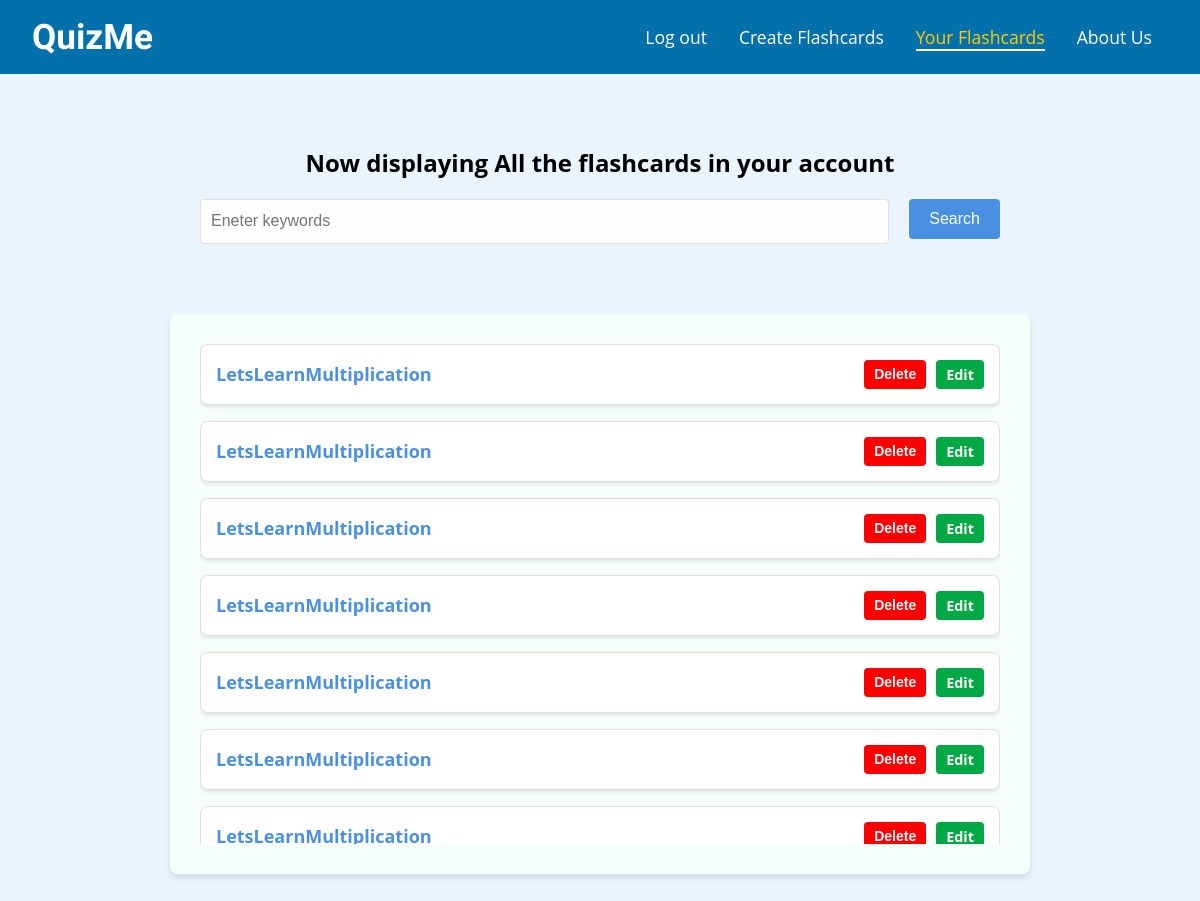
Screenshot of /your-flashcards (signed in) with the database file from the repository.
### app.py (models this page shows, shortened)
class FlashcardSet(db.Model):
    id = db.Column(db.Integer, primary_key=True)
    name = db.Column(db.String(100), nullable=False)
    user_id = db.Column(db.Integer, db.ForeignKey('user.id'), nullable=False)
    flashcards = db.relationship('Flashcard', backref='flashcard_set', lazy=True, cascade='all, delete-orphan')  # Add cascade option

### app.py (the view, shortened to what this page needs)
@app.route('/your-flashcards', methods=['GET', 'POST'])
def your_flashcards():
    if 'user_id' not in session:
        return render_template('login.html', error_message="Please log in to access your flashcards.")
    user_id = session['user_id']
    user = User.query.get(user_id)
    flashcard_sets = user.flashcards
    return render_template('your-flashcards.html', flashcard_sets=flashcard_sets)

### templates/your-flashcards.html (shortened to what this page needs)
<!DOCTYPE html>
<html lang="en">
<head>
  <link rel="stylesheet" href="{{ url_for('static', filename='css/style.css') }}">
</head>
<body>
  <header>
    <a href="{{ url_for('index') }}" class="logo-link">
      <div class="logo-container">
        <h1><b>QuizMe</b></h1>
      </div>
    </a>
    <nav>
    <div class="nav-container">
      <ul class="nav-links">
        <li><a href="{{ url_for('index') }}">Log out</a></li>
        <li><a href="{{ url_for('get_started') }}">Create Flashcards</a></li>
        <li><a href="{{ url_for('your_flashcards') }}" class="active">Your Flashcards</a></li>
        <li><a href="{{ url_for('about_us') }}">About Us</a></li>
      </ul>
    </div>
  </nav>
</header>
<br>
  <section class="hero_your_flashcards">
    <h1 class="subtitle_your_flashcards">Now displaying All the flashcards in your account</h1>
    <form id="searchForm" action="{{ url_for('search_flashcard_sets') }}" method="POST">
      <input type="text" id = "search" name="search_keywords" placeholder="Eneter keywords">
      <button type="submit" id="submit-button">Search</button>
    </form>
    </section>
  <section class="displaying_flashcards_section">
    <div class="flashcard-list-container">
      <div class="flashcard-list" style="max-height: 500px; overflow-y: auto;">
        {% if flashcard_sets %}
          {% for flashcard_set in flashcard_sets %}
            <div class="flashcard-set-card">
                <a href="{{ url_for('single_flashcard', flashcard_set_name=flashcard_set.name) }}">{{ flashcard_set.name }}</a>
                <div class="side">
                <button class="delete_button" onclick="deleteFlashcardSet('{{ flashcard_set.name }}')">Delete</button>
                <a href="{{ url_for('edit_flashcard_set', flashcard_set_name=flashcard_set.name) }}" class="edit-button"><p id="edit"> Edit </p></a>
              </div>
            </div>
          {% endfor %}
        {% else %}
          <p id="subtitle_your_flashcards">No matching flashcard set was found</p>
        {% endif %}
      </div>
    </div>
  </section>
</body>
</html>

### static/css/style.css (style rules this page uses)
.logo-link { text-decoration: none; color: inherit; }
.logo-container { cursor: pointer; }
body { font-family: 'Open Sans', sans-serif; margin: 0; padding: 0; box-sizing: border-box; background-color: #e9f4fd; }
header { background-color: rgb(2, 112, 171); color: #fff; padding: 1rem 2rem; display: flex; justify-content: space-between; align-items: center; }
.logo-container h1 { margin: 0; font-size: 2.2rem; font-family: 'League Spartan', sans-serif; }
nav { display: flex; align-items: center; position: relative; }
.nav-container { display: flex; align-items: center; }
.nav-links { list-style: none; margin: 0; padding: 0; display: flex; margin-left: auto; }
.nav-links li { margin: 0 1rem; }
.nav-links a { color: #fff; text-decoration: none; font-size: 1.1rem; transition: color 0.3s; }
.nav-links a.active, .nav-links a:hover { border-bottom: 2px solid #fff; color: #ffcc00; }
:root { --primary-color: #4a90e2; --secondary-color: #f5f7fa; --text-color: #333; --border-color: #e0e0e0; }
p { margin-bottom: 15px; }
.hero_your_flashcards { max-width: 800px; margin: 0 auto; padding: 30px; }
.subtitle_your_flashcards { font-size: 24px; margin-bottom: 20px; text-align: center; }
#searchForm { display: flex; gap: 10px; margin-bottom: 20px; }
#search { flex-grow: 1; padding: 10px; height: 45px; border: 1px solid var(--border-color); border-radius: 4px; font-size: 16px; }
#submit-button { margin-left: 10px; height: 40px; box-sizing: border-box; background-color: var(--primary-color); color: #fff; border: none; padding: 10px 20px; font-size: 16px; border-radius: 4px; cursor: pointer; transition: background-color 0.3s ease; }
.delete_button, .edit-button { padding: 5px 10px; border: none; border-radius: 4px; cursor: pointer; font-size: 14px; transition: background-color 0.3s ease; }
.delete_button { background-color: red; color: #fff7f7; font-weight: bolder; }
.edit-button { background-color: #00a846; text-decoration: none; display: inline-block; color: #fff7f7; }
#edit { color: #fff7f7; margin: 0; font-size: 0.8em; font-weight: bold; }
.displaying_flashcards_section { max-width: 800px; margin: 0 auto; padding: 30px; border-radius: 8px; background-color: #f5fef9; box-shadow: 0 4px 6px rgba(0, 0, 0, 0.1); }
.flashcard-list-container { display: flex; flex-direction: column; gap: 20px; }
.flashcard-set-card { background-color: #fff; border: 1px solid var(--border-color); border-radius: 8px; padding: 15px; box-shadow: 0 2px 4px rgba(0, 0, 0, 0.1); display: flex; justify-content: space-between; align-items: center; }
.flashcard-set-card a { text-decoration: none; color: var(--primary-color); font-size: 18px; font-weight: bold; }
.side { display: flex; gap: 10px; }
.delete_button { background-color: red; color: #fff7f7; padding: 5px 10px; border-radius: 4px; border: none; font-size: 14px; cursor: pointer; transition: background-color 0.3s ease; }
.edit-button { background-color: #00a846; color: #fff7f7; padding: 5px 10px; border-radius: 4px; text-decoration: none; display: inline-block; font-size: 14px; transition: background-color 0.3s ease; }
#edit { margin: 0; font-weight: bold; }
input[type="text"] { width: calc(100% - 24px); padding: 10px; border: 1px solid #ccc; border-radius: 6px; box-sizing: border-box; font-size: 16px; margin-bottom: 20px; background-color: #fefefe; transition: border 0.3s ease; }

### rows the page displays
FlashcardSet: name "LetsLearnMultiplication"
FlashcardSet: name "LetsLearnMultiplication"
FlashcardSet: name "LetsLearnMultiplication"
FlashcardSet: name "LetsLearnMultiplication"
FlashcardSet: name "LetsLearnMultiplication"
FlashcardSet: name "LetsLearnMultiplication"
FlashcardSet: name "LetsLearnMultiplication"
